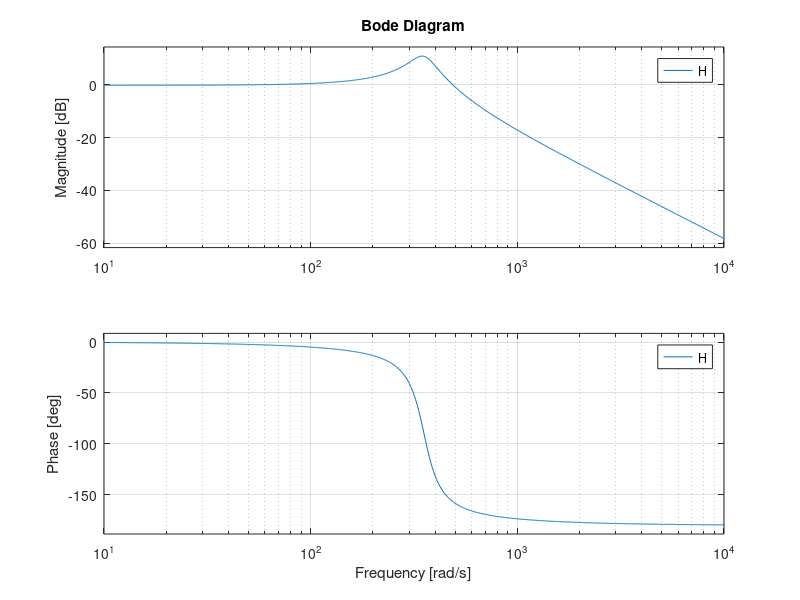

MATLAB code for this plot:
p = 0.02;
w = 2500;
K = (1-p)/p;
T = (1+K)/w;
H = tf([K], [T^2, 2*T, K+1]);
W = tf([0.005 0.55 5], [0.001 0.66 11]);
CW = tf([K], [T^2, 2*T, 1]);
C = CW / W;
bode(H);